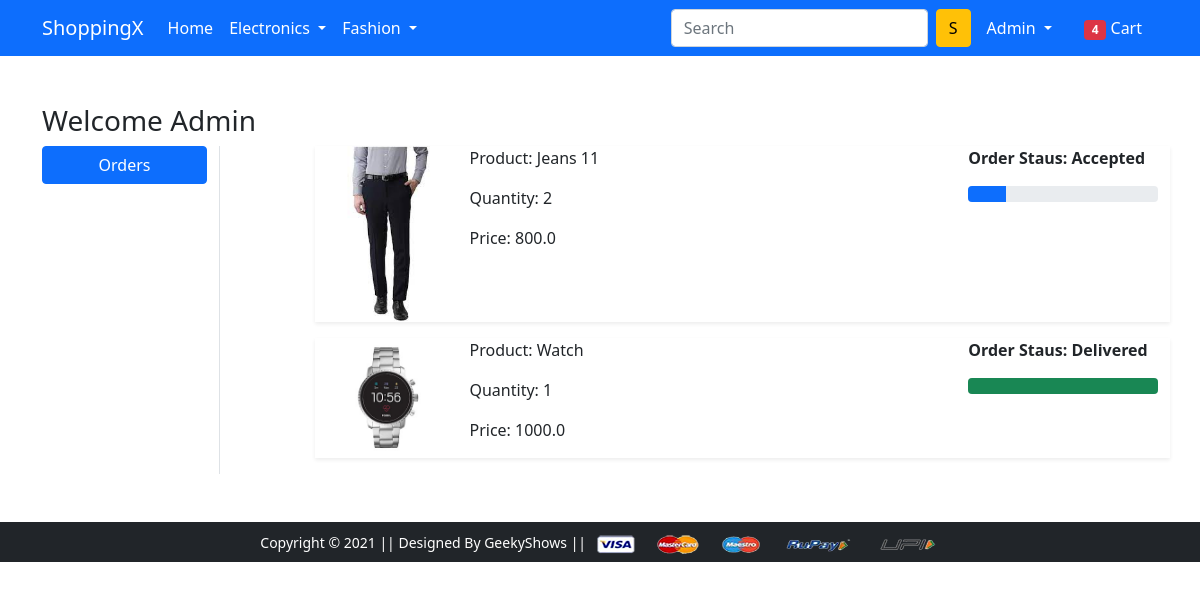
Screenshot of /orders/ (signed in) with the database file from the repository.
### app/models.py (models this page shows, shortened)
class OrderPlaced(models.Model):
    user = models.ForeignKey(User, on_delete=models.CASCADE)
    customer = models.ForeignKey(Customer, on_delete=models.CASCADE)
    product = models.ForeignKey(Product, on_delete=models.CASCADE)
    quantity = models.PositiveIntegerField(default=1)
    ordered_date = models.DateTimeField(auto_now_add=True)
    status = models.CharField(max_length=50, choices=STATUS_CHOICES, default='Pending')
    @property
    def total_cost(self):
        return self.quantity * self.product.discounted_price

class Product(models.Model):
    title = models.CharField(max_length=100)
    selling_price = models.FloatField()
    discounted_price = models.FloatField()
    description = models.TextField()
    brand = models.CharField(max_length=100)
    category = models.CharField(choices = CATEGORY_CHOICES, max_length=2)
    product_image= models.ImageField(upload_to ='productimg')

### app/views.py (the view)
# urls.py: path('orders/', views.orders, name='orders'),
@login_required
def orders(request):
    op = OrderPlaced.objects.filter(user=request.user)
    context = {
        'order_placed':op
    }
    return render(request, 'app/orders.html',context)

### app/templates/app/orders.html (shortened to what this page needs)
{% extends 'app/base.html' %}
{% load static %}
{% block main-content %}
<div class="container my-5">
    <div class="row">
    <h3>Welcome <span>{{request.user|capfirst}}</span></h3>
        <div class="col-sm-2 border-end">
            <ul class="list-unstyled">
                <li class="d-grid"><a href="{% url 'orders' %}" class="btn btn-primary">Orders</a></li>
            </ul>
        </div>
        <div class="col-sm-9 offset-sm-1">
        {% for op in order_placed %}
            <div class="row shadow-sm mb-3">
                <div class="col-sm-2">
                    <img src="{{op.product.product_image.url}}" alt="" class="img-fluid" height="150" width="150">
                </div>
                <div class="col-sm-7">
                    <p>Product: {{op.product.title}}</p>
                    <p>Quantity: {{op.quantity}}</p>
                    <p>Price: {{op.total_cost}}</p>
                </div>
                <div class="col-sm-3 fw-bold">
                    <p>Order Staus: {{op.status}}</p>
                    {% if op.status == 'Accepted' %}
                        <div class="progress">
                            <div class="progress-bar" role="progressbar" style="width:20%" aria-valuenow="20" aria-valuemin="0" aria-valuemax="100">
                            </div>
                        </div>
                    {% endif %}
                    {% if op.status == 'Delivered' %}
                        <div class="progress">
                            <div class="progress-bar bg-success" role="progressbar" style="width:100%" aria-valuenow="100" aria-valuemin="0" aria-valuemax="100">
                            </div>
                        </div>
                    {% endif %}
                </div>
            </div>
        {% endfor %}
        </div>
    </div>
</div>
{% endblock main-content %}

### app/templates/app/base.html (shortened to what this page needs)
<!doctype html>
{% load static %}
<html lang="en">
  <head>
    <link href="https://cdn.jsdelivr.net/npm/bootstrap@5.0.0-beta1/dist/css/bootstrap.min.css" rel="stylesheet">
    <link rel="stylesheet" href="{% static 'app/css/owl.carousel.min.css' %}">
    <link rel="stylesheet" href="{% static 'app/css/all.min.css' %}">
    <link rel="stylesheet" href="{% static 'app/css/style.css' %}">
  </head>
  <body>
    <nav class="navbar navbar-expand-lg navbar-dark bg-primary">
    <div class="container">
      <a class="navbar-brand" href="/">ShoppingX</a>
      <div class="collapse navbar-collapse" id="navbarSupportedContent">
        <ul class="navbar-nav me-auto mb-2 mb-lg-0">
          <li class="nav-item">
            <a class="nav-link active" aria-current="page" href="/">Home</a>
          </li>
          <li class="nav-item dropdown">
            <a class="nav-link dropdown-toggle text-white" href="#" id="electronicsDropdown" role="button" data-bs-toggle="dropdown" aria-expanded="false">
              Electronics
            </a>
          </li>
          <li class="nav-item dropdown">
            <a class="nav-link dropdown-toggle text-white" href="#" id="fashionDropdown" role="button" data-bs-toggle="dropdown" aria-expanded="false">
              Fashion
            </a>
          </li>
        </ul>
        <form class="d-flex">
          <input class="form-control me-2" type="search" placeholder="Search" aria-label="Search">
          <button class="btn btn-warning" type="submit">S</button>
        </form>
        <div>
          <ul class="navbar-nav me-auto mb-2 mb-lg-0">
          {% if request.user.is_authenticated %}
          <li class="nav-item dropdown mx-2">
              <a class="nav-link dropdown-toggle text-white" href="#" id="profileDropdown" role="button" data-bs-toggle="dropdown" aria-expanded="false">
                {{request.user.username|capfirst}}
              </a>
            </li>
            <li class="nav-item mx-2">
            <a href="{% url 'showcart' %}" class="nav-link text-white"><span class="badge bg-danger">4</span> Cart </a>
            </li>
            {% endif %}
          </ul>
        </div>
      </div>
    </div>
    </nav>
    {% block main-content %} {% endblock main-content %}
    <footer class="container-fluid bg-dark text-center p-2 mt-5">
        <small class="text-white">Copyright &copy; 2021 || Designed By GeekyShows || </small>
        <img src="{% static 'app/images/payment.png' %}" alt="" srcset="" class="img-fluid" height="2px">
    </footer>
  </body>
</html>

### rows the page displays
OrderPlaced: product.product_image (picture), product "Jeans 11", quantity "2", total_cost "800.0", status "Accepted"
OrderPlaced: product.product_image (picture), product "Watch", quantity "1", total_cost "1000.0", status "Delivered"

### other values shown
{{ request.user.username|capfirst }} "Admin"
{{ request.user|capfirst }} "Admin"
